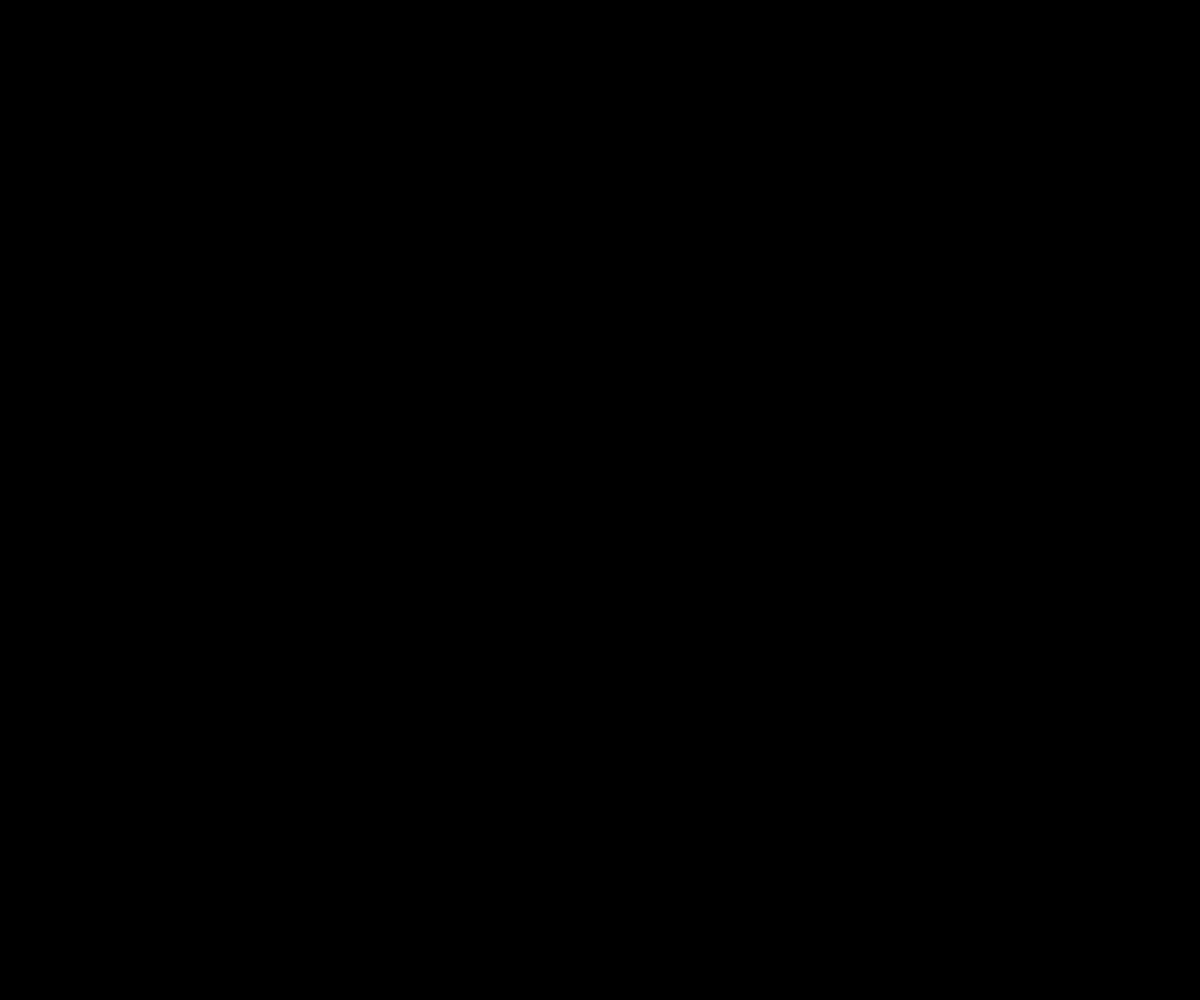
Frame 1 (no input)
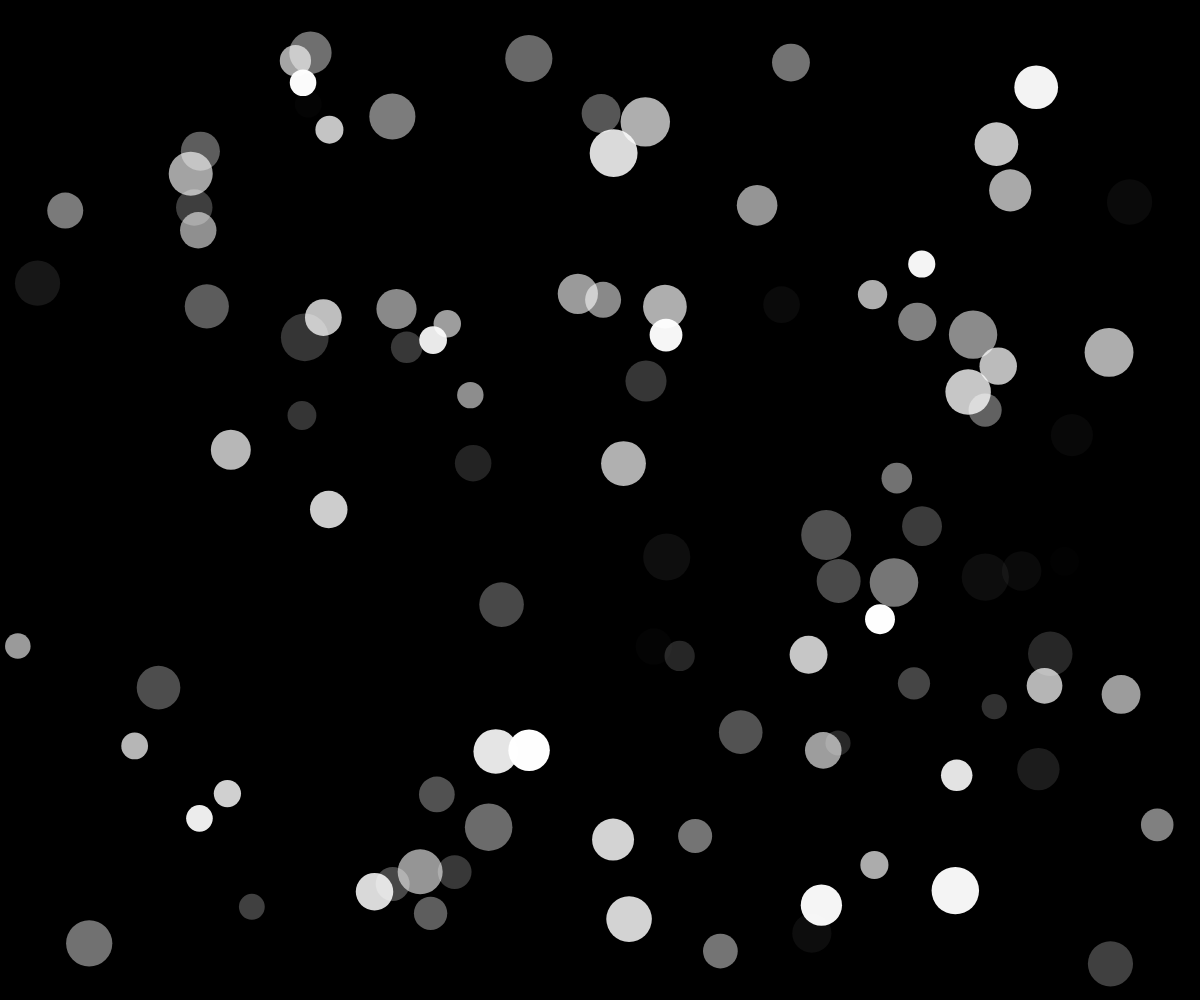
Frame 60 (no input)
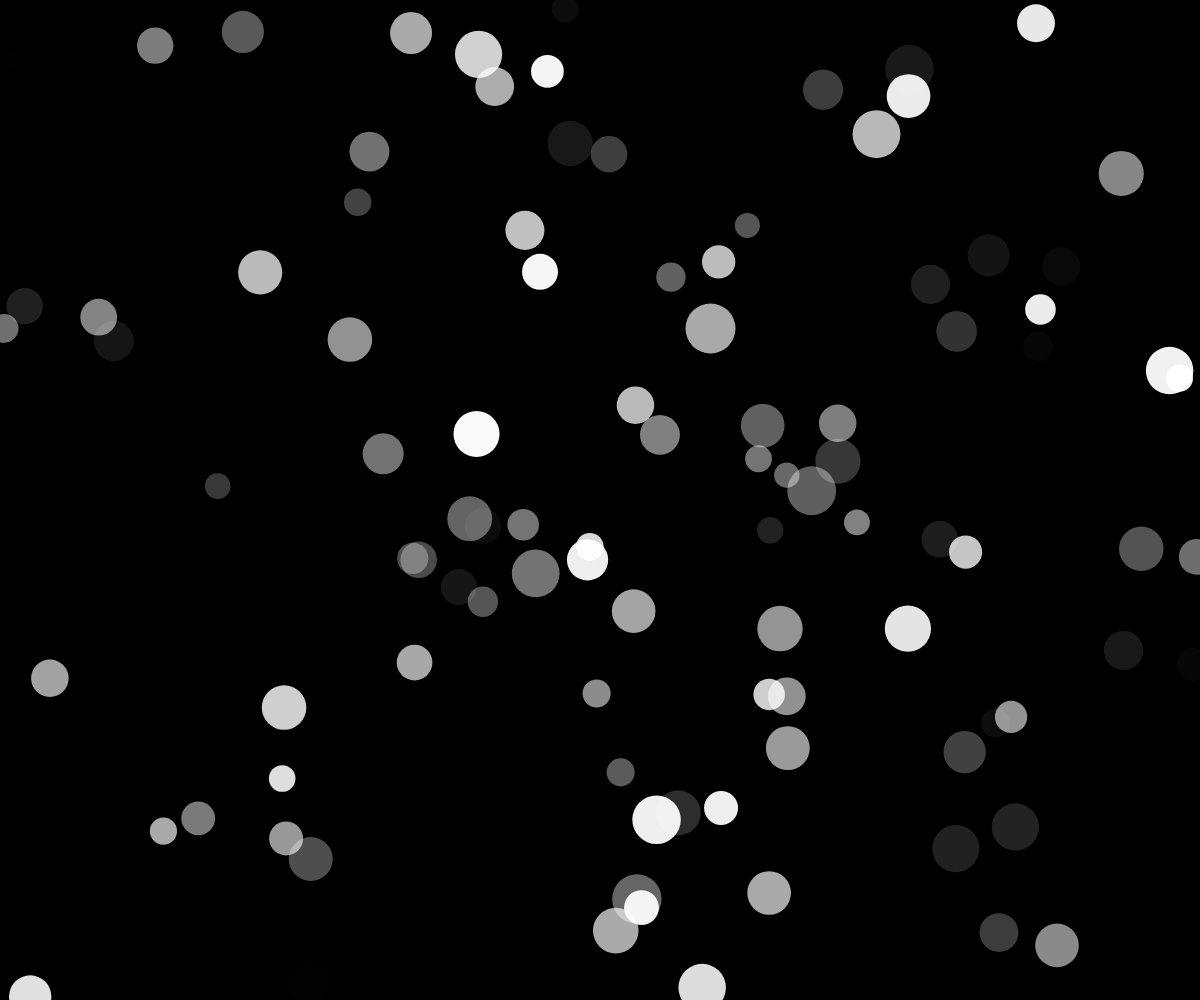
Frame 120 (the mouse pressed at the canvas centre since frame 60)

The p5.js sketch that drew these frames (run headless with seeded random() and noise() and a simulated clock; from frame 60 on, the mouse is pressed at the canvas centre):

// p5.js sketch
// ── sketch.js
// TODO: add more properties using objects
// TODO: create/draw using functions

let NUM_OBJS = 100;
let circles = [];

function setup() {
  createCanvas(windowWidth, windowHeight);
  noStroke();
  for (let cnt = 0; cnt < NUM_OBJS; cnt++) {
    // variable declaration inside the for loop > creates variable aCircle 10 tmes
    let aCircle = {
      //commas matter here
      x: random(width),
      y: random(height),
      d: random(25, 50),
      a: 0,
      da: random(1, 10), //change in alpha per frame
      dx: random (-5, 5),
      dy: random (-5, 5)
    };

    //this adds the aCircle object to the end of the list circles
    circles.push(aCircle);
  }
  print(circles);
}

function draw() {
  background(0, 0, 0);

  for (let idx = 0; idx < circles.length; idx++) {
    //for each number from 0 to 9 we want to access the thing in the circles list
    let mCircle = circles[idx]; //my circle
    //use member elements of our object to draw our circle
    fill(255, mCircle.a);
    ellipse(mCircle.x, mCircle.y, mCircle.d);
    mCircle.a = (mCircle.a + mCircle.da) % 255; // opacity
    mCircle.x = mCircle.x + mCircle.dx;
    mCircle.y = mCircle.y + mCircle.dy;

    //add logic to reset the circles to come on screen

    if(mCircle.x < 0 || mCircle.x > width) {
      mCircle.x = random(width)

    }
    if(mCircle.y < 0 || mCircle.y > height) {
      mCircle.y = random(height)

    }
  }
}
